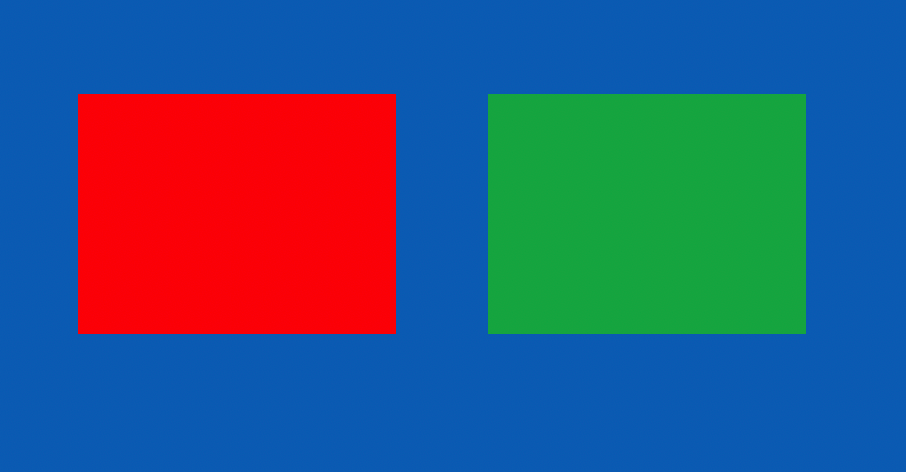
#> input picture rgbsample.png, 906 x 472 px
$ python enum_point.py
#> lines starting #> are read from the running program, lines starting #| are printed output that depends on the picture
import cv2
import numpy as np
import matplotlib.pyplot as plt


# 元の画像を読み込む
org_img = cv2.imread("rgbsample.png", cv2.IMREAD_COLOR)
#> org_img is the input picture: shape (472, 906, 3); mean B, G, R 127, 87.2, 55.4

# ゼロ埋めの画像配列
if len(org_img.shape) == 3:
    height, width, channels = org_img.shape[:3]
#> height = 472; width = 906; channels = 3
else:
    height, width = org_img.shape[:2]
    channels = 1
zeros = np.zeros((height, width), org_img.dtype)

# RGB分離
img_blue_c1, img_green_c1, img_red_c1 = cv2.split(org_img)
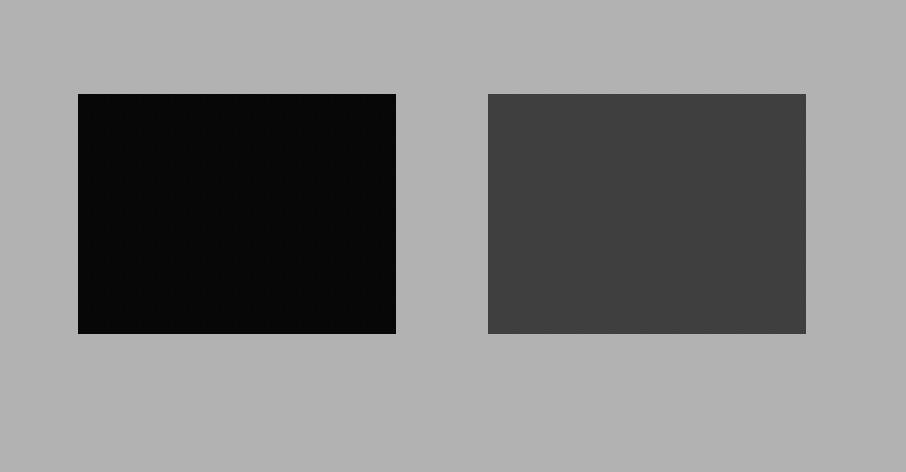
#> img_blue_c1: shape (472, 906); min 2, max 179, mean 127
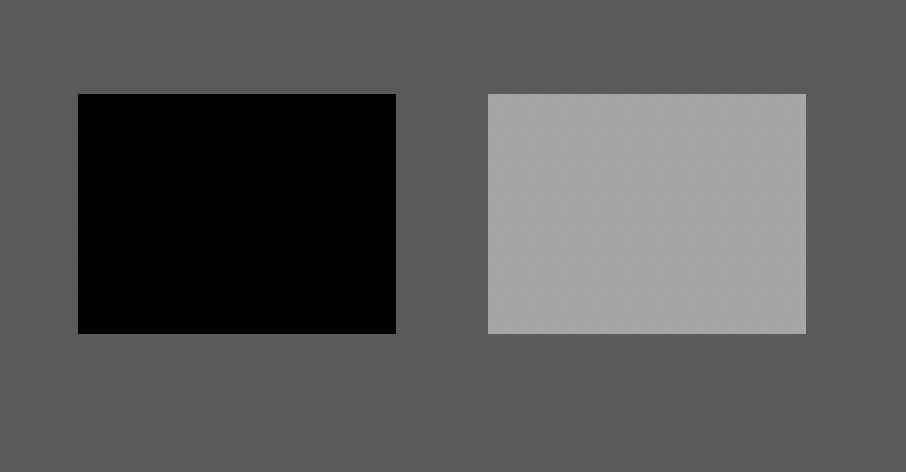
#> img_green_c1: shape (472, 906); min 0, max 166, mean 87.2
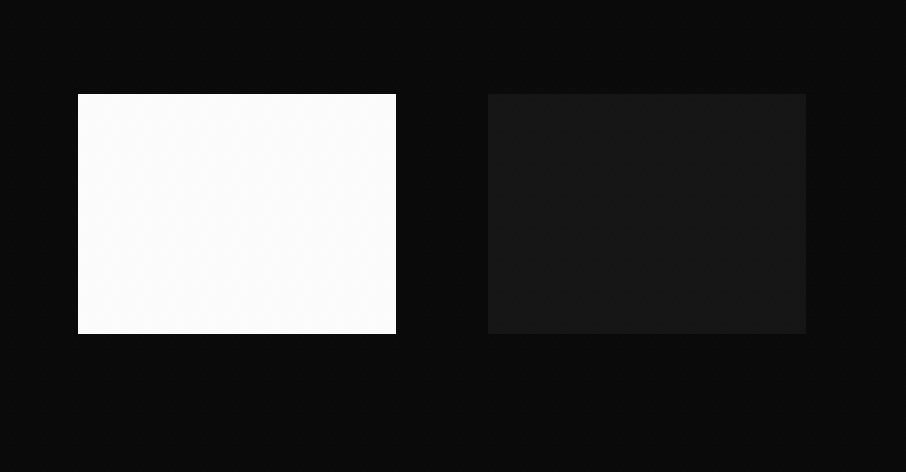
#> img_red_c1: shape (472, 906); min 8, max 253, mean 55.4

# 画像生成
img_blue_c3 = cv2.merge((img_blue_c1, zeros, zeros))
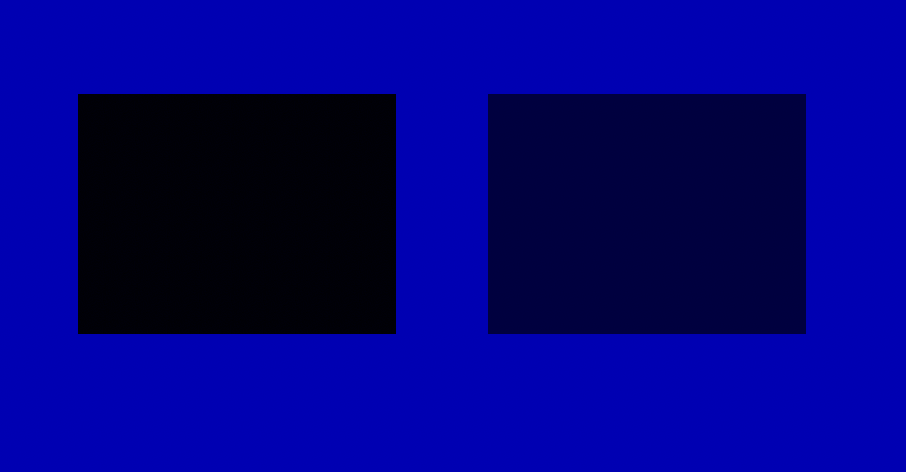
#> img_blue_c3: shape (472, 906, 3); mean of channels 0, 1, 2 127, 0, 0; drawn as B, G, R
img_green_c3 = cv2.merge((zeros, img_green_c1, zeros))
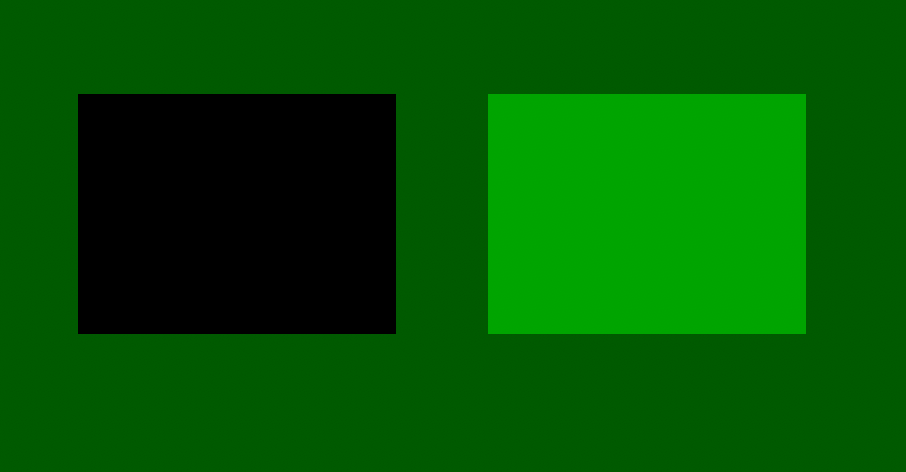
#> img_green_c3: shape (472, 906, 3); mean of channels 0, 1, 2 0, 87.2, 0; drawn as B, G, R
img_red_c3 = cv2.merge((zeros, zeros, img_red_c1))
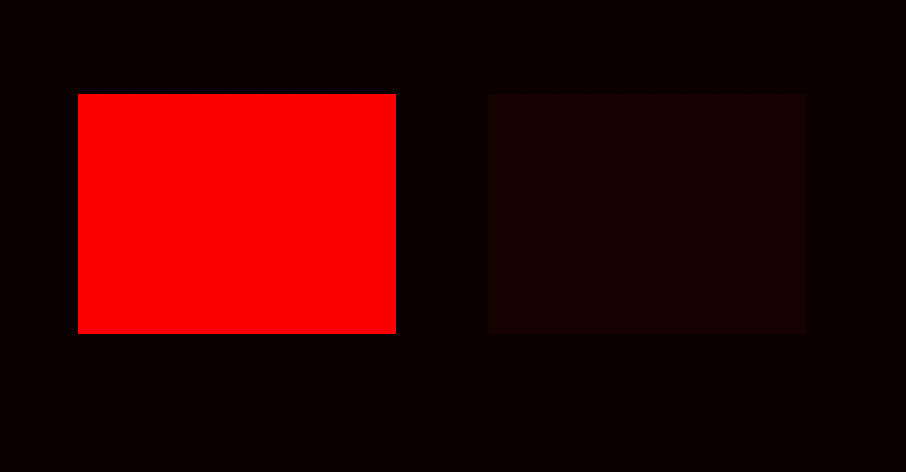
#> img_red_c3: shape (472, 906, 3); mean of channels 0, 1, 2 0, 0, 55.4; drawn as B, G, R

# cv2とpltでRGBの順番が違うから変更
img_r = cv2.cvtColor(img_red_c3, cv2.COLOR_BGR2RGB)
img_g = cv2.cvtColor(img_green_c3, cv2.COLOR_BGR2RGB)
img_b = cv2.cvtColor(img_blue_c3, cv2.COLOR_BGR2RGB)

# 赤のみの画像
plt.imshow(img_r)
plt.show()

# 緑のみの画像
plt.imshow(img_g)
plt.show()

# 青のみの画像
plt.imshow(img_b)
plt.show()

$ run again, with sample.png copied over rgbsample.png
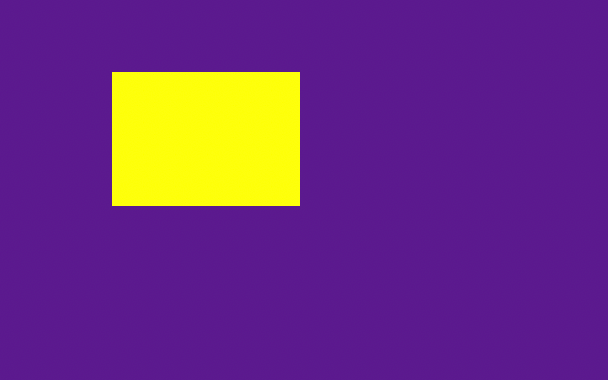
#> input picture sample.png, 608 x 380 px
#> org_img is the input picture: shape (380, 608, 3); mean B, G, R 128, 50.5, 109.1
#> `img_green_c3 = cv2.merge((zeros, img_green_c1, zeros))`:
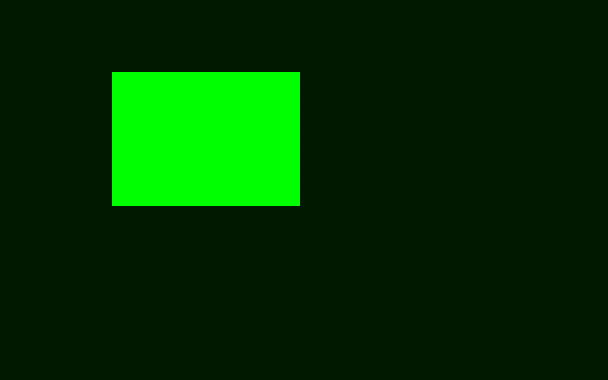
#> img_green_c3: shape (380, 608, 3); mean of channels 0, 1, 2 0, 50.5, 0; drawn as B, G, R
#> `img_red_c3 = cv2.merge((zeros, zeros, img_red_c1))`:
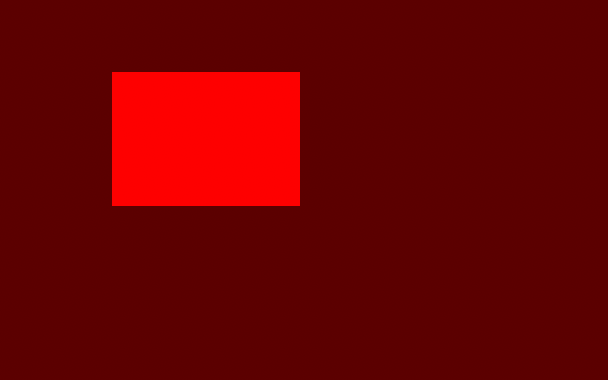
#> img_red_c3: shape (380, 608, 3); mean of channels 0, 1, 2 0, 0, 109.1; drawn as B, G, R
